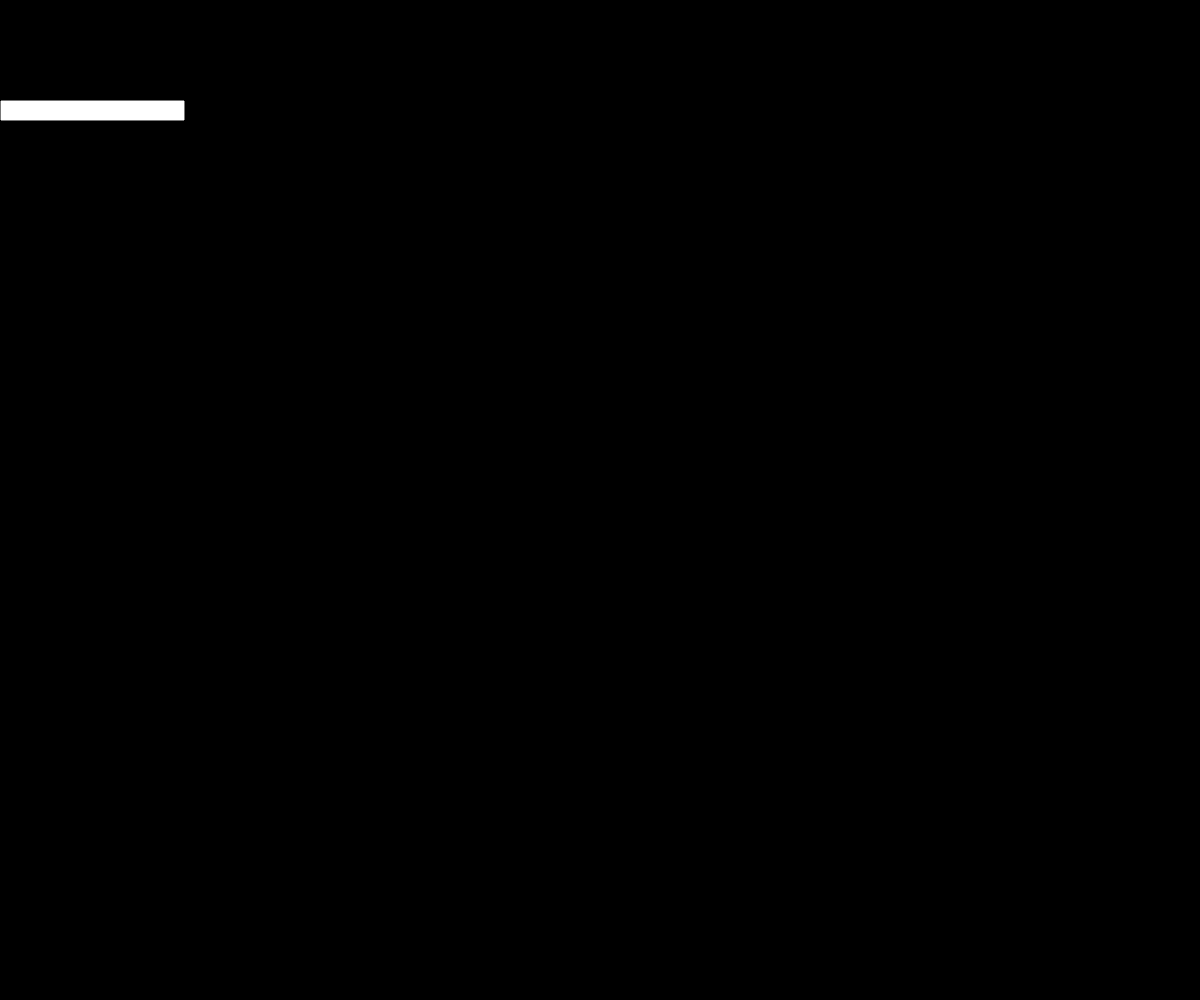
Frame 1 (no input)
Frame 2 (the mouse pressed at the canvas centre, redrawn once): identical to frame 1, image omitted

The p5.js sketch that drew this single still picture (run headless with seeded random() and noise() and a simulated clock; the mouse was pressed at the canvas centre and the sketch redrawn once):

// p5.js sketch
// ── sketch.js
// at what point is a typo not just a typo?
// arjun; january, 2026.

/*
ask: 
Using the random walker as a model, develop a ==sketch that experiments with motion== ... another way of thinking about the assignment is to ==apply the rules of motion to another medium of expression==: sound, color, number, scale ...
*/

/*
thought: 
a random walker can be applied to text too. heavily inspired by the nonsense laboratory by allison parrish, this sketch attempts to wonder — collectively with a human being — at what point does a typo become more than a typo? 

a keyboard is laid out like so: 

q w e r t y u i o p
a s d f g h j k l
z x c v b n m

each letter can be thought of as a point in two-dimensional space. going by the random walker algorithm, each letter has a maximum of 8 possibilities to move to, and a minimum of 1.
*/

let space = [
  ["q", "w", "e", "r", "t", "y", "u", "i", "o", "p"],
  ["a", "s", "d", "f", "g", "h", "j", "k", "l"],
  ["z", "x", "c", "v", "b", "n", "m"],
];

let str = "ketchup";

// ui stuff: 
let margin = 50; 
let input; 

function setup() {
  createCanvas(windowWidth, windowHeight); 

  input = createInput();
  input.position(0, 100);
}

function draw() {
  background(0);

  let new_word = get_new_word(); 

  console.log(new_word);
  noLoop();
}

let prob_to_change = 0.01;

//helper to generate a new word based on whatever str is. 
function get_new_word() {
  let word; 

  //if i write a word, i want to have an iteration of the word with typos.
  let chars = Array.from(str); //returns all characters of that string into a new array.

  for (let i = 0; i < chars.length; i++) {
    let ch = chars[i];
    let neighbours = get_neighbours(ch);
    if (neighbours.length === 0) continue; //if there are no neighbours, move to the next iteration. although this isn't possible, but fail-safe.

    let n = random(1); //pick a random number.

    if (n > prob_to_change) {
      continue; //doesn't need to be changed.
    } else {
      //needs to be changed.
      chars[i] = neighbours[Math.floor(random(0, neighbours.length))];
    }
  }

  //change this into the string.
  word = chars.join("");
  return word;
}

//helper written by gpt to get neighbours of a particular character, based on the visual-representation i'd thought of. 
function get_neighbours(char) {
  if (!char || typeof char !== "string") return [];
  char = char.toLowerCase();

  // find letter position
  let pos = null;
  for (let r = 0; r < space.length; r++) {
    for (let c = 0; c < space[r].length; c++) {
      if (space[r][c] === char) {
        pos = { r, c };
        break;
      }
    }
    if (pos) break;
  }
  if (!pos) return [];

  // collect neighbours within +/-1 row and col (including diagonals)
  const neighbours = [];
  for (let dr = -1; dr <= 1; dr++) {
    for (let dc = -1; dc <= 1; dc++) {
      if (dr === 0 && dc === 0) continue; // skip the letter itself
      const rr = pos.r + dr;
      const cc = pos.c + dc;
      if (rr < 0 || rr >= space.length) continue;
      if (cc < 0 || cc >= space[rr].length) continue;
      neighbours.push(space[rr][cc]);
    }
  }

  return neighbours;
}

// ── style.css
h1{
    font-family: "Crimson Pro", serif;
    font-weight: 600;
    font-style: normal;
    font-size: 36px; 

    margin-bottom: 0.2em;

    line-height: 1.2em;
}
h2{
    margin-top: 0;
    font-family: "Crimson Pro", serif;
    font-weight: 400;
    font-style: normal;
    font-size: 16px; 

    line-height: 1.4em;
    color: grey;

    margin-bottom: 2em;
}
h3{
    font-family: "Crimson Pro", serif;
    font-weight: 400;
    font-style: normal;
    font-size: 12px; 
    color: grey; 
    position: absolute;
    bottom: 0; 
}
p{
    font-family: "Crimson Pro", serif;
    font-weight: 400;
    font-style: normal;
    font-size: 16px; 
    color: black; 
    margin: 1em 0;
}
html {
    max-width: 720px;      /* change as needed */
    margin: 0 auto;        /* center the column */
    padding: 1rem;
  }
p, h1, h2, h3 {
    overflow-wrap: break-word; /* allow long words to wrap */
    word-break: break-word;
    hyphens: auto;
  }
